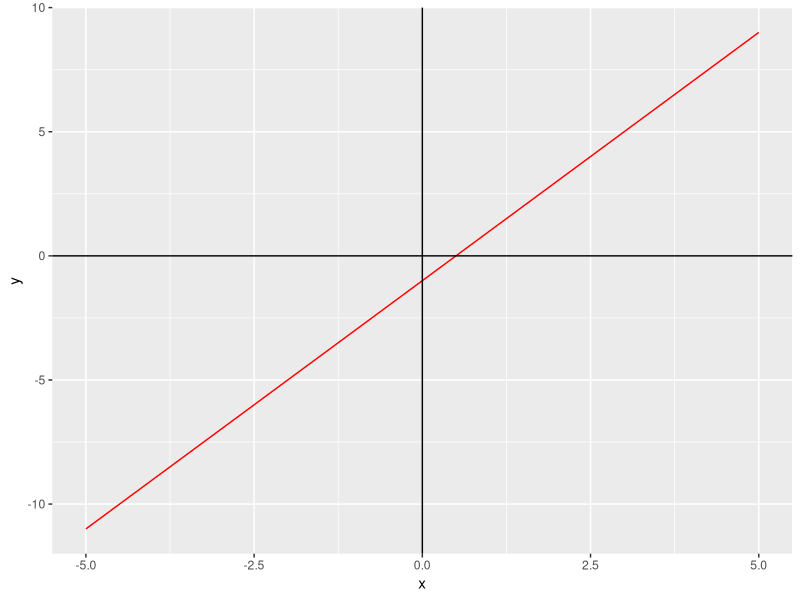
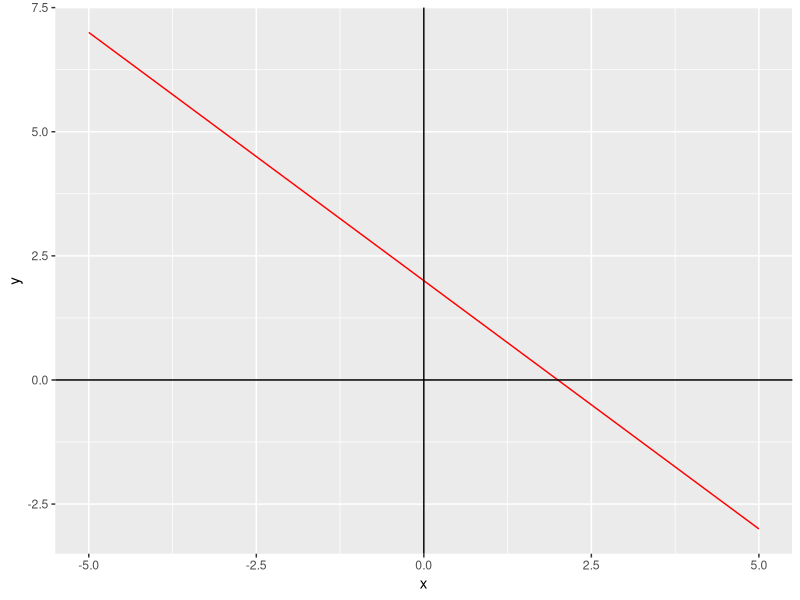
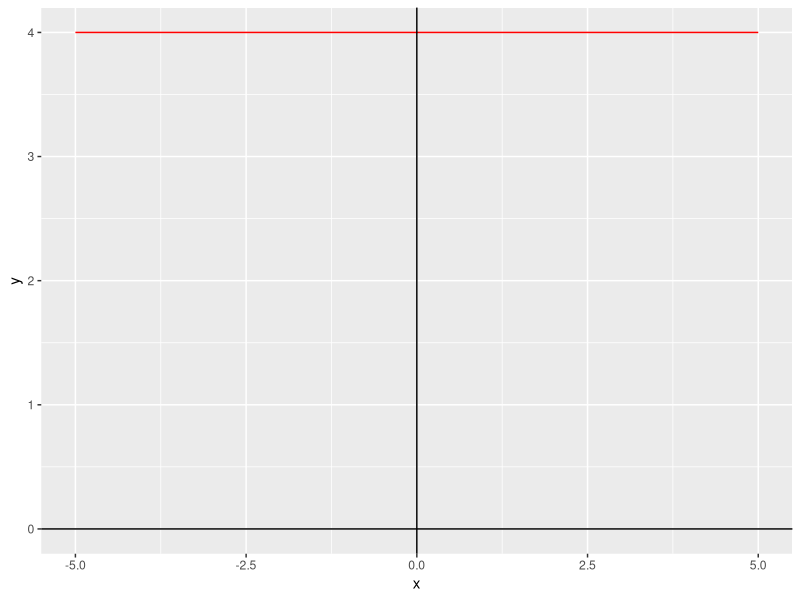
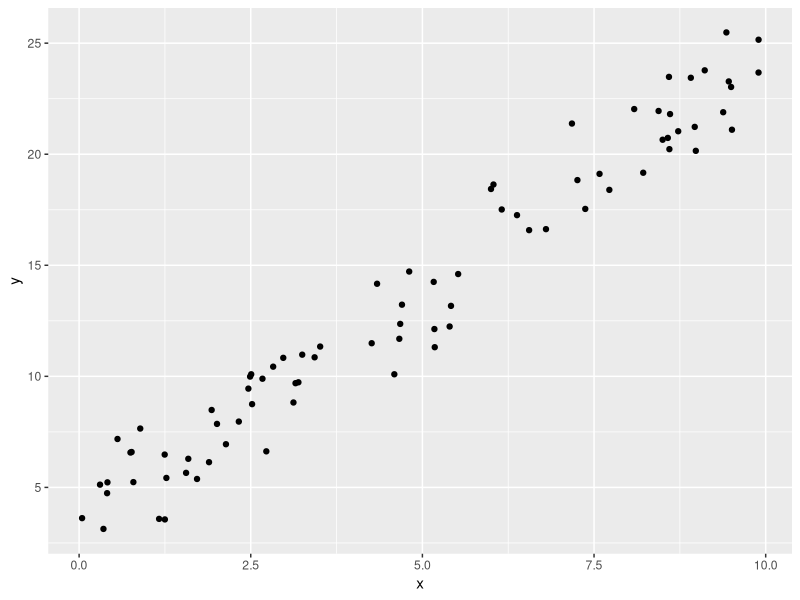
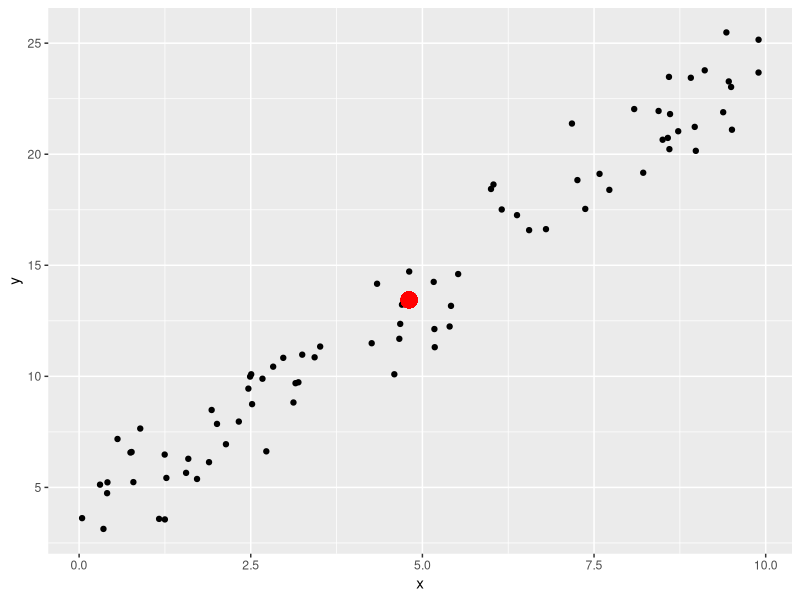
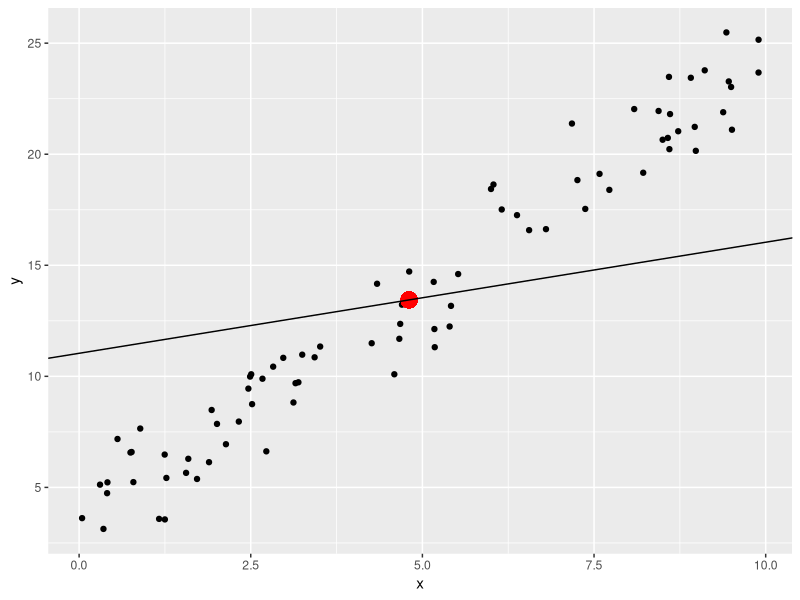
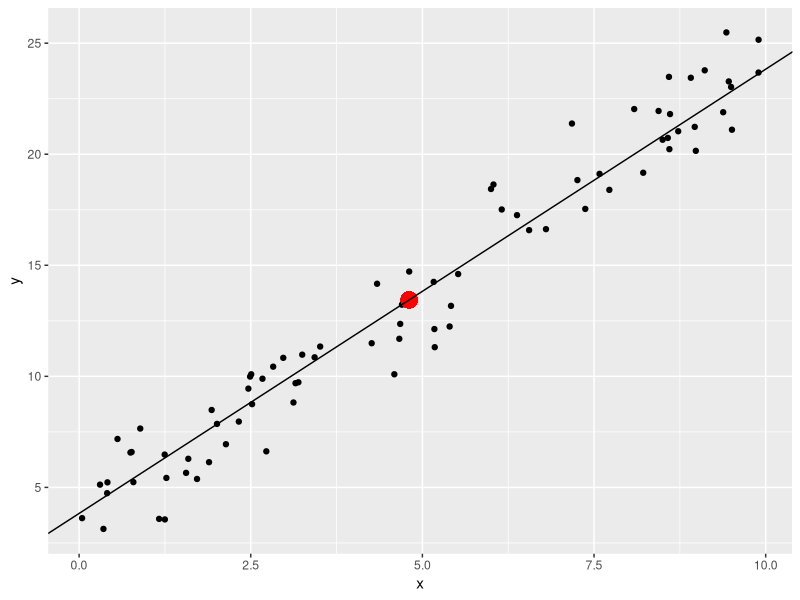
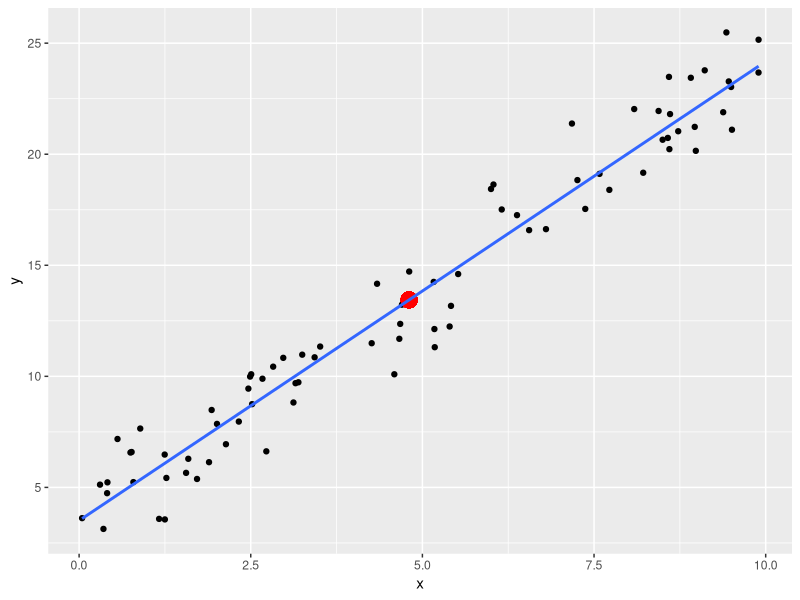

The R script that drew these images, in order:
## ---- chunk 1
knitr::opts_chunk$set(echo = TRUE, fig.align = 'center')
## ---- chunk 2
library(tidyverse)

# let's write our own line function
line <- function(x, a, b){
  return(a * x + b)
}

# set up x vector and use line() to compute y values
data <- tibble(
  x = seq(-5, 5, 0.1),
  y = line(x, a = 2, b = -1)
)

data %>%
  ggplot(aes(x, y)) +
  geom_line(col = "red") +
  geom_vline(xintercept = 0) +
  geom_hline(yintercept = 0)

## ---- chunk 3
data %>%
  mutate(y = line(x, a = -1, b = 2)) %>%
  ggplot(aes(x, y)) +
  geom_line(col = "red") +
  geom_vline(xintercept = 0) +
  geom_hline(yintercept = 0)
## ---- chunk 4
data %>%
  mutate(y = line(x, a = 0, b = 4)) %>%
  ggplot(aes(x, y)) +
  geom_line(col = "red") +
  geom_vline(xintercept = 0) +
  geom_hline(yintercept = 0)
## ---- chunk 5
noisy_line <- read_csv("data/noisy_line.csv")

noisy_line_plot <- noisy_line %>%
  ggplot(aes(x, y)) +
  geom_point()
noisy_line_plot
## ---- chunk 6
centroid <- noisy_line %>%
  summarise(
    x = mean(x),
    y = mean(y)
  )
centroid

noisy_line_plot <- noisy_line_plot +
  geom_point(aes(x = centroid$x, y = centroid$y), col = "red", size = 5)
noisy_line_plot
## ---- chunk 7
get_intercept <- function(slope, centroid_x, centroid_y){
  return(centroid_y - slope * centroid_x)
}
## ---- chunk 8
slope = 0.5
noisy_line_plot +
  geom_abline(slope = slope, intercept = get_intercept(slope, centroid$x, centroid$y))
## ---- chunk 9
slope = 2
noisy_line_plot +
  geom_abline(slope = slope, intercept = get_intercept(slope, centroid$x, centroid$y))
## ---- chunk 10
noisy_line_plot + 
  geom_smooth(method = "lm", se = FALSE)
